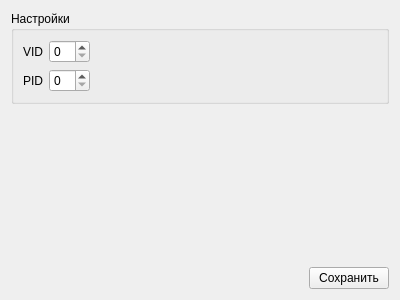
<?xml version="1.0" encoding="UTF-8"?>
<ui version="4.0">
 <class>Imitator_BRG_options</class>
 <widget class="QWidget" name="Imitator_BRG_options">
  <property name="geometry">
   <rect>
    <x>0</x>
    <y>0</y>
    <width>400</width>
    <height>300</height>
   </rect>
  </property>
  <property name="windowTitle">
   <string>Form</string>
  </property>
  <layout class="QVBoxLayout" name="verticalLayout">
   <item>
    <widget class="QGroupBox" name="groupBox">
     <property name="title">
      <string>Настройки</string>
     </property>
     <layout class="QHBoxLayout" name="horizontalLayout">
      <item>
       <layout class="QGridLayout" name="gridLayout">
        <item row="0" column="0">
         <widget class="QLabel" name="label">
          <property name="text">
           <string>VID</string>
          </property>
         </widget>
        </item>
        <item row="1" column="0">
         <widget class="QLabel" name="label_2">
          <property name="text">
           <string>PID</string>
          </property>
         </widget>
        </item>
        <item row="0" column="1">
         <widget class="HexSpinBox" name="sb_vid"/>
        </item>
        <item row="1" column="1">
         <widget class="HexSpinBox" name="sb_pid"/>
        </item>
       </layout>
      </item>
      <item>
       <spacer name="horizontalSpacer">
        <property name="orientation">
         <enum>Qt::Horizontal</enum>
        </property>
        <property name="sizeHint" stdset="0">
         <size>
          <width>40</width>
          <height>20</height>
         </size>
        </property>
       </spacer>
      </item>
     </layout>
    </widget>
   </item>
   <item>
    <spacer name="verticalSpacer">
     <property name="orientation">
      <enum>Qt::Vertical</enum>
     </property>
     <property name="sizeHint" stdset="0">
      <size>
       <width>20</width>
       <height>40</height>
      </size>
     </property>
    </spacer>
   </item>
   <item>
    <layout class="QHBoxLayout" name="horizontalLayout_2">
     <item>
      <spacer name="horizontalSpacer_2">
       <property name="orientation">
        <enum>Qt::Horizontal</enum>
       </property>
       <property name="sizeHint" stdset="0">
        <size>
         <width>40</width>
         <height>20</height>
        </size>
       </property>
      </spacer>
     </item>
     <item>
      <widget class="QPushButton" name="btn_accept">
       <property name="text">
        <string>Сохранить</string>
       </property>
      </widget>
     </item>
    </layout>
   </item>
  </layout>
 </widget>
 <customwidgets>
  <customwidget>
   <class>HexSpinBox</class>
   <extends>QSpinBox</extends>
   <header>hexspinbox.hpp</header>
  </customwidget>
 </customwidgets>
 <resources/>
 <connections/>
</ui>
